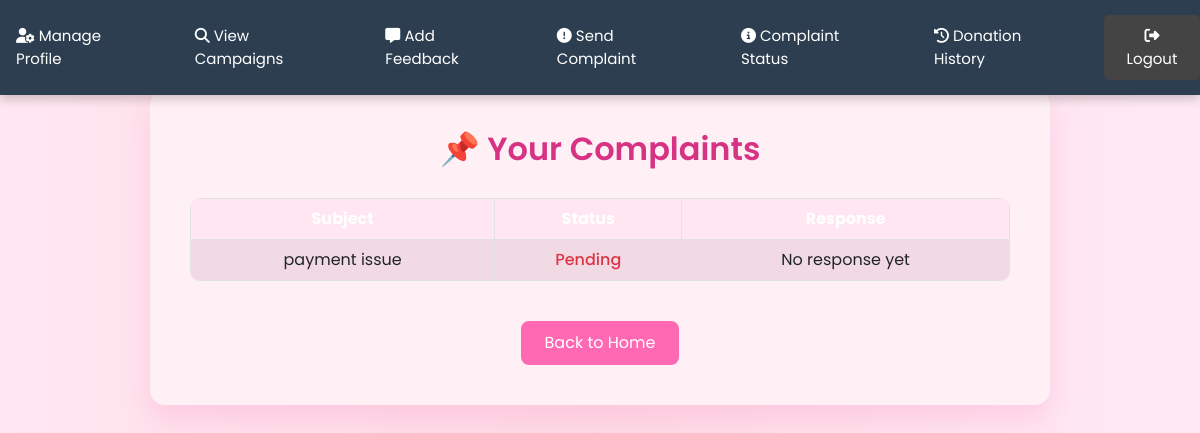
/home/donor_complaint_list/ (signed in), run on an earlier commit of the app's database.
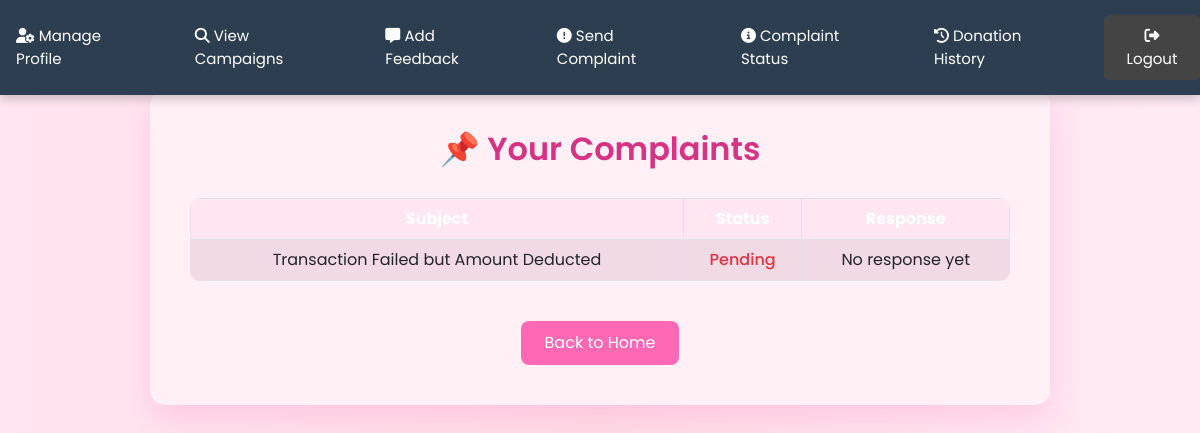
And on a later commit of the database.
### home/models.py (models this page shows, shortened)
class Complaint(models.Model):
    USER_TYPES = [
        ('donor', 'Donor'),
        ('organization', 'Organization'),
    ]
    user = models.ForeignKey(User, on_delete=models.CASCADE)
    user_type = models.CharField(max_length=20, choices=USER_TYPES)
    subject = models.CharField(max_length=255)
    message = models.TextField()
    response = models.TextField(blank=True, null=True)
    status = models.BooleanField(default=False)  # False means not responded yet
    created_at = models.DateTimeField(auto_now_add=True)

### home/views.py (the view)
# urls.py: path('donor_complaint_list/', views.donor_complaint_list, name='donor_complaint_list'),
@login_required
def donor_complaint_list(request):
    complaints = Complaint.objects.filter(user=request.user, user_type='donor').order_by('-created_at')
    return render(request, 'donor_complaint_list.html', {'complaints': complaints})

### templates/donor_complaint_list.html (shortened to what this page needs)
{% load static %}
<!DOCTYPE html>
<html lang="en">
<head>
  <link href="https://cdn.jsdelivr.net/npm/bootstrap@5.3.0/dist/css/bootstrap.min.css" rel="stylesheet" />
  <link rel="stylesheet" href="https://cdnjs.cloudflare.com/ajax/libs/font-awesome/6.5.1/css/all.min.css" />
</head>
<body>
  <nav class="navbar">
    <div class="link-container">
      <a href="{% url 'donor_profile' %}"><i class="fas fa-user-cog"></i> Manage Profile</a>
      <a href="{% url 'view_campaign' %}"><i class="fas fa-search"></i> View Campaigns</a>
      <a href="{% url 'donor_feedback' %}"><i class="fas fa-comment-alt"></i> Add Feedback</a>
      <a href="{% url 'submit_donor_complaint' %}"><i class="fas fa-exclamation-circle"></i> Send Complaint</a>
      <a href="{% url 'donor_complaint_list' %}"><i class="fas fa-info-circle"></i> Complaint Status</a>
      <a href="{% url 'donationhistory' %}"><i class="fas fa-history"></i> Donation History</a>
      <form action="{% url 'donorlogout' %}" method="post" style="display: inline;">
        <button type="submit" class="btn-logout">
          <i class="fas fa-sign-out-alt"></i> Logout
        </button>
      </form>
    </div>
  </nav>
  <div class="container text-center">
    <h2>📌 Your Complaints</h2>
    {% if complaints %}
    <div class="table-responsive mt-4">
      <table class="table table-bordered table-striped">
        <thead>
          <tr>
            <th>Subject</th>
            <th>Status</th>
            <th>Response</th>
          </tr>
        </thead>
        <tbody>
          {% for complaint in complaints %}
          <tr>
            <td>{{ complaint.subject }}</td>
            <td>
              {% if complaint.status %}
              <span class="text-success">Resolved</span>
              {% else %}
              <span class="text-danger">Pending</span>
              {% endif %}
            </td>
            <td>{{ complaint.response|default:"No response yet" }}</td>
          </tr>
          {% endfor %}
        </tbody>
      </table>
    </div>
    {% else %}
    <p class="text-danger mt-4">No complaints submitted yet.</p>
    {% endif %}
    <a href="{% url 'donor' %}" class="btn btn-secondary mt-4">Back to Home</a>
  </div>
</body>
</html>

What changed in the data, as far as the page shows it:
removed Complaint: subject "payment issue", status "Pending", response "No response yet"
added Complaint: subject "Transaction Failed but Amount Deducted", status "Pending", response "No response yet"
